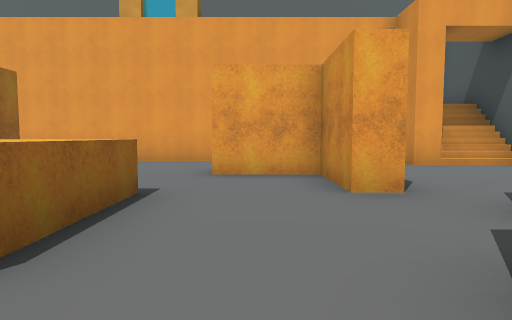
[1] (above)

20 first-person views from a walk through a 3-D level made in the Godot game engine. The camera is 1.2 m above the floor, tilts 4° down and sees 75° across. The floor is counted in squares, 2 m on a side. Each view is taken from the middle of a square. On the plan, view 1 faces up. The plan holds only what a view shows up to about 10 squares ahead; the rest is blank. Some surface patterns are stand-ins.

[2]
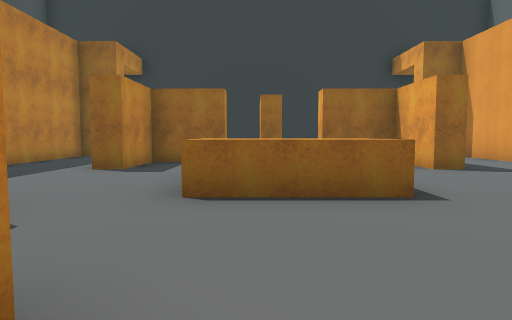

[3]
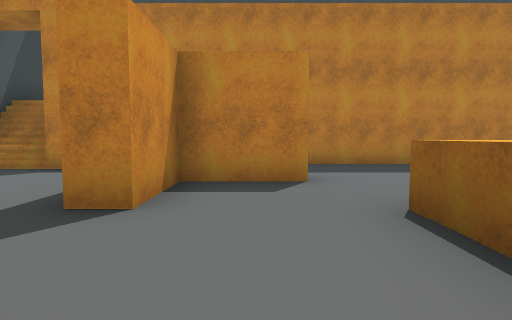

[4]
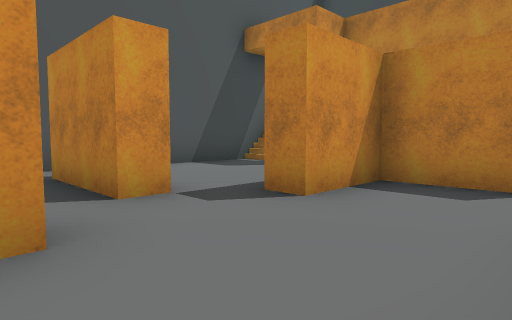

[5]
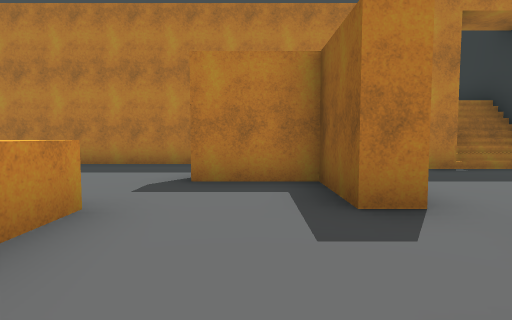

[6]
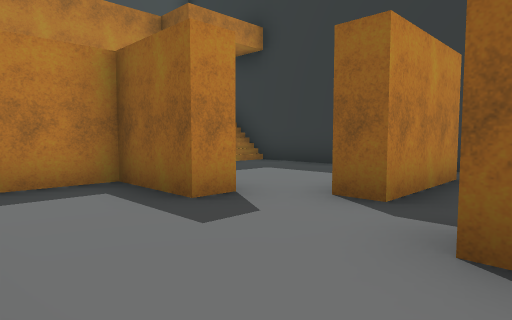

[7]
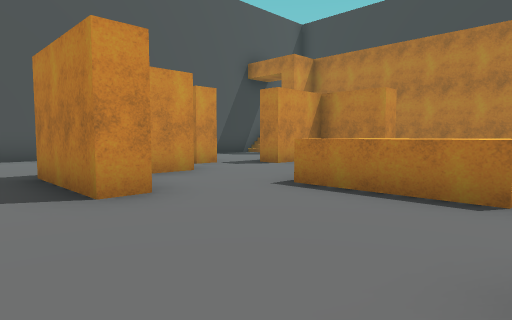

[8]
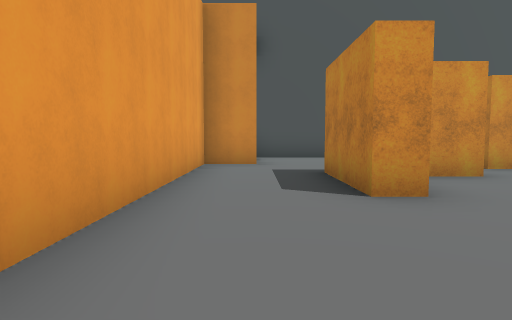

[9]
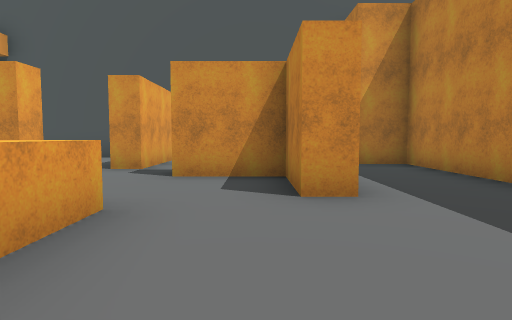

[10]
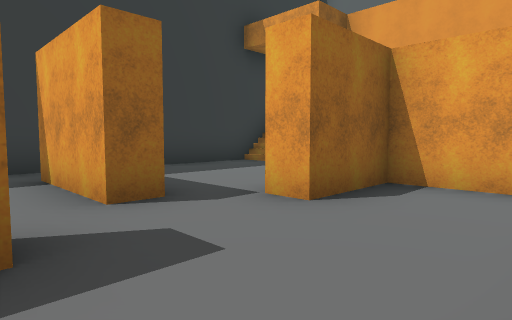

[11]
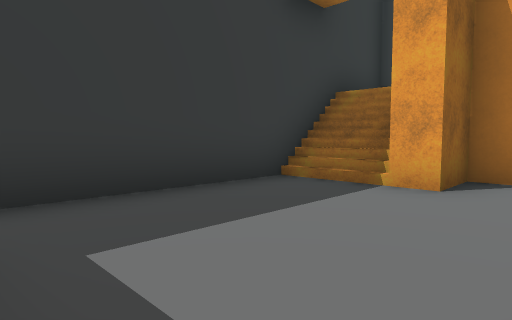

[12]
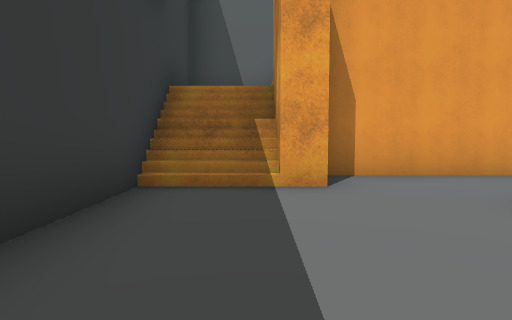

[13]
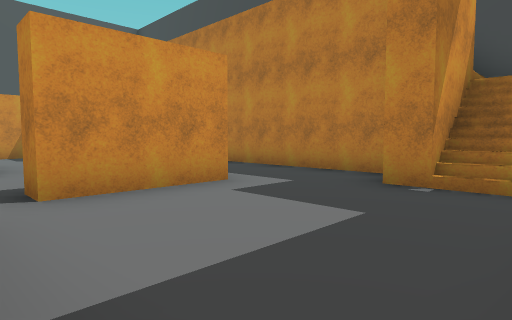

[14]
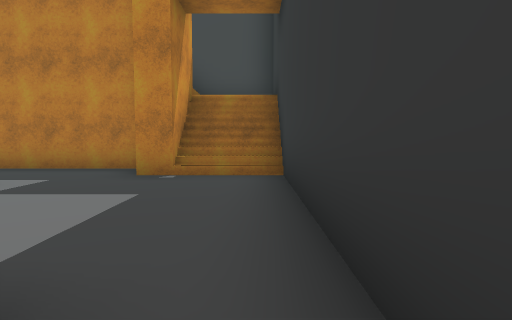

[15]
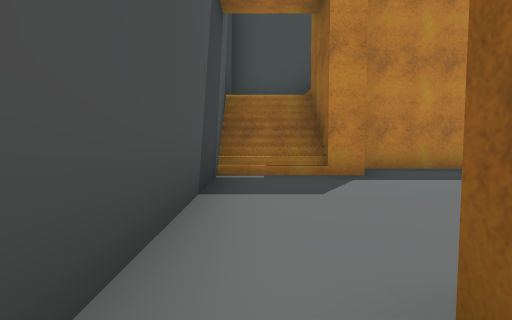

[16]
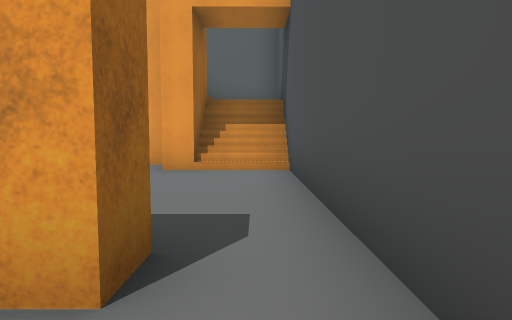

[17]
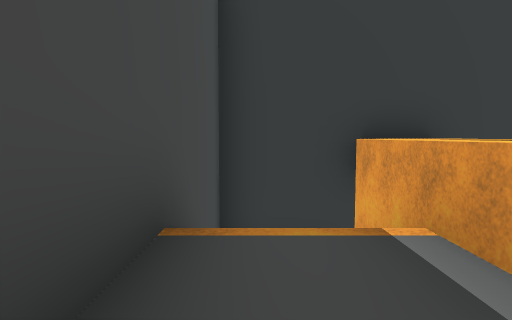

[18]
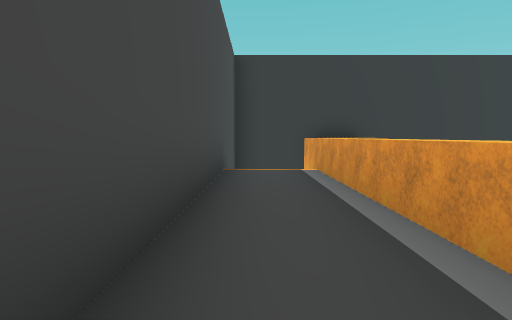

[19]
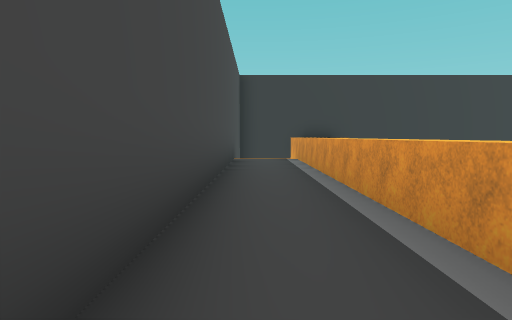

[20]
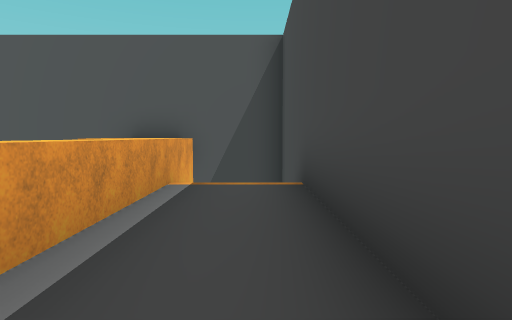

### Floor plan
Key: @ floor where view 1 was taken; # wall or solid block; . main floor; : floor 5.75 m higher than the main floor; / step, stairs or slope; ^ raised ledge; v drop or lower ground.
Columns run from 11 left of view 1 to 6 right of it. Each row starts with its distance up from view 1.
 11  ##            ###
 10 #                #
  9 #                #
  8 #//#vvvv#vvvvvv#/#
  7 #//#...........#/#
  6 #................#
  5 #....##....##....#
  4 #....#......#....#
  3 #.......^^.......#
  2 #.###...^^....##.#
  1 #....#......#....#
  0 #....#.....@#....#
 -1 #....##....##....#
 -2 #//............//#
 -3 #//#...........#/#
 -4 #  #^^^^^^^^^^## #
 -5 #   /:::::::::   #
 -6 ##################

Where each view was taken, in squares from view 1:
view 1: 0 up, 0 right, facing up
view 2: 2 up, 2 right, facing left
view 3: 4 up, 0 right, facing down
view 4: 4 up, 1 left, facing down-right
view 5: 4 up, 5 left, facing down
view 6: 4 up, 4 left, facing down-left
view 7: 7 up, 4 left, facing down-right
view 8: 7 up, 4 left, facing right
view 9: 0 up, 4 left, facing right
view 10: 1 up, 4 left, facing up-left
view 11: 3 up, 7 left, facing up-left
view 12: 3 up, 9 left, facing up
view 13: 2 up, 10 left, facing down-right
view 14: 3 up, 10 left, facing down
view 15: 3 up, 5 right, facing down
view 16: 1 up, 5 right, facing up
view 17: 5 down, 5 left, facing left
view 18: 5 down, 1 left, facing left
view 19: 5 down, 2 right, facing left
view 20: 5 down, 2 left, facing right
